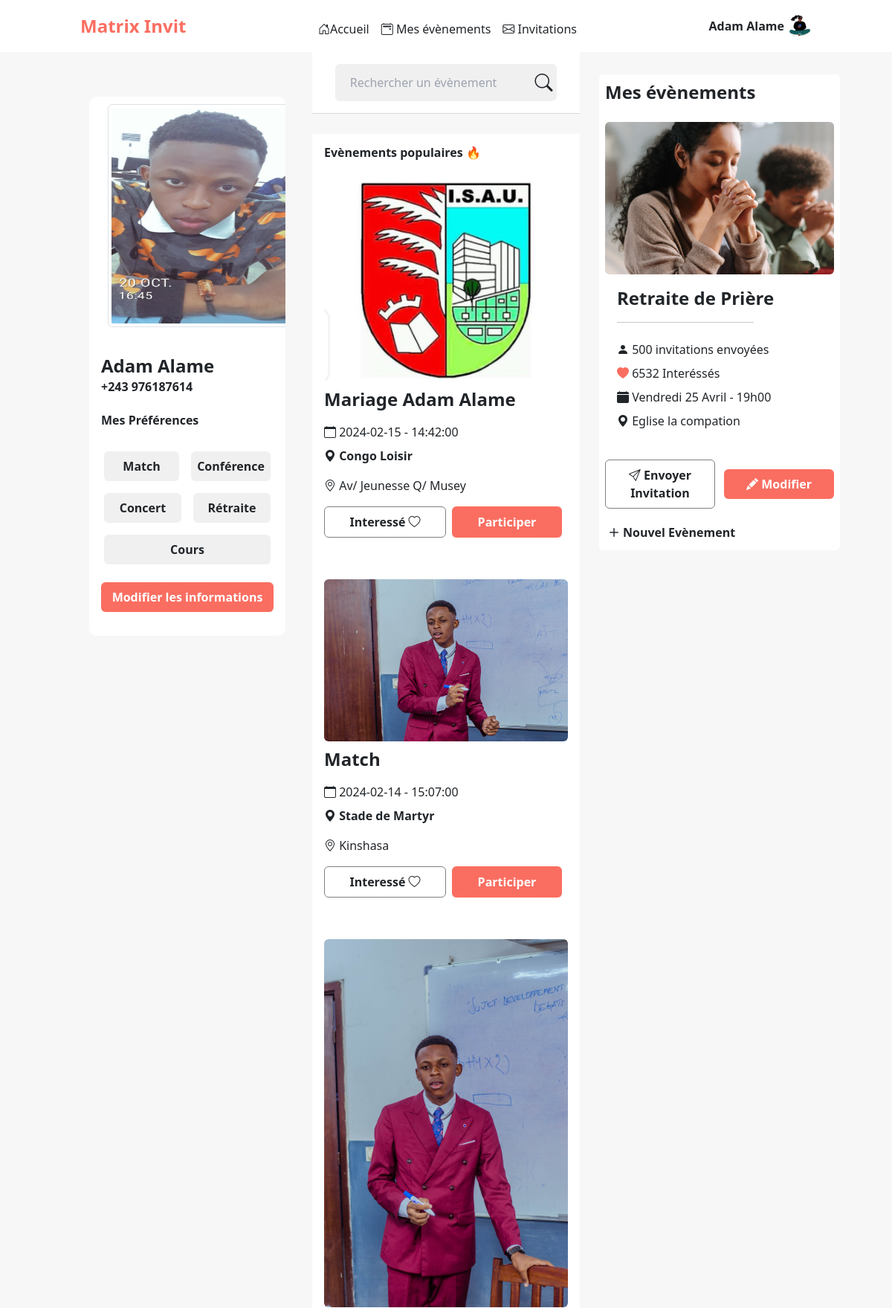
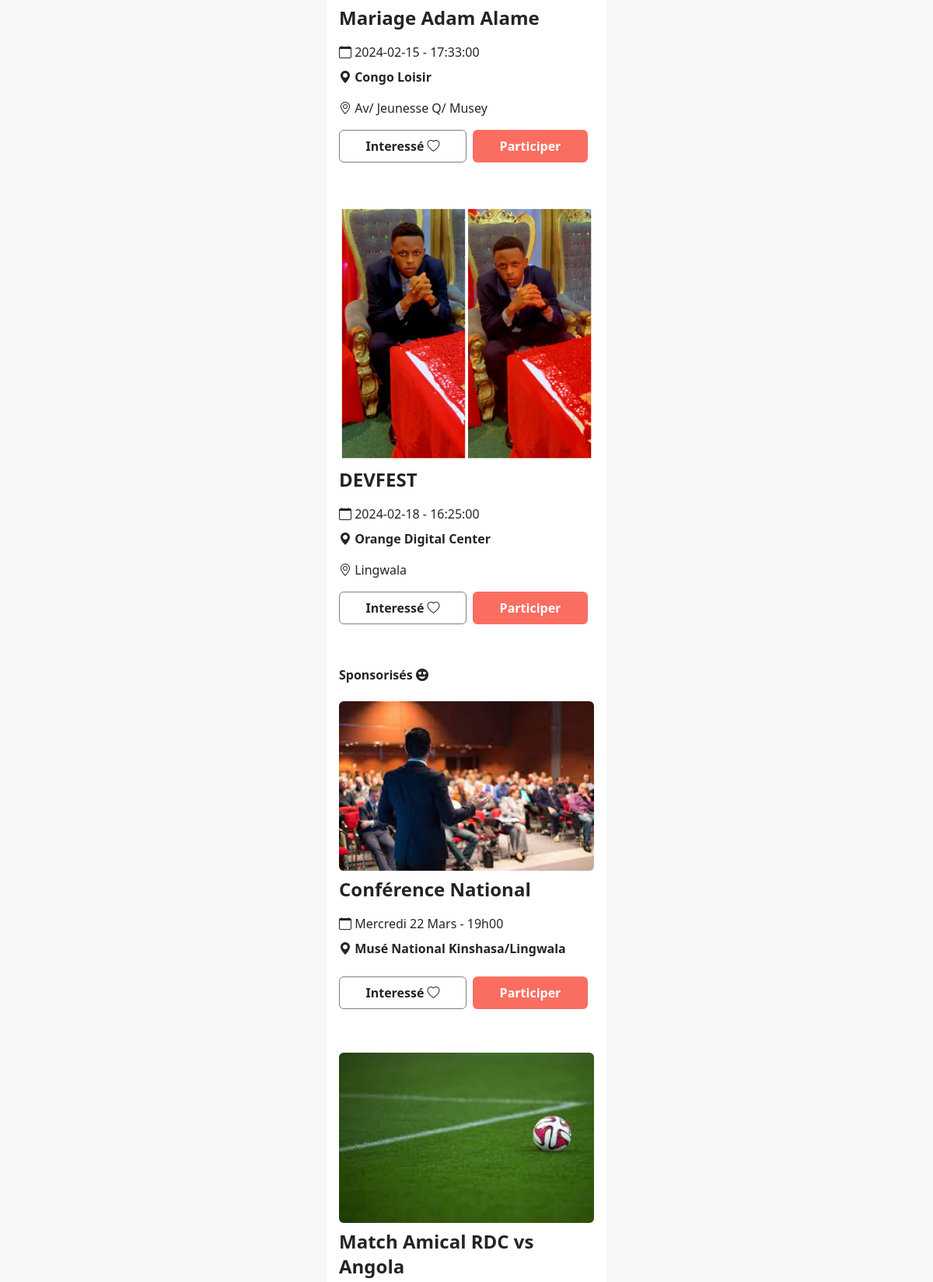
/tableau.php (signed in, upper part), run on the app's committed database (2 pictures, top to bottom).
### tables this page shows
CREATE TABLE IF NOT EXISTS `evenements` (
  `Id_Evenement` int(11) NOT NULL AUTO_INCREMENT,
  `Titre` varchar(50) DEFAULT NULL,
  `Date_Event` date DEFAULT NULL,
  `Lieu` varchar(30) DEFAULT NULL,
  `Affiche` text,
  `Adresse` varchar(50) DEFAULT NULL,
  `Heure` time DEFAULT NULL,
  `Id_Categories_Evenement` int(11) DEFAULT NULL,
  `Type_Evenement` int(1) DEFAULT NULL,
  `mode` varchar(10) DEFAULT NULL,
  `Id_User` int(11) DEFAULT NULL,
  PRIMARY KEY (`Id_Evenement`),
  KEY `Id_Categories_Evenement` (`Id_Categories_Evenement`),
  KEY `Id_User` (`Id_User`)
);

### tableau.php (the view, shortened to what this page needs)
<?php
    include('config.php');
    $user = $_SESSION['user'] ;
    $telephone = $_SESSION['telephone'] ;
?>
<!DOCTYPE html>
<html lang="fr">
<head>
    <link rel="stylesheet" href="css/event.css">
    <link href="https://cdn.jsdelivr.net/npm/bootstrap@5.3.2/dist/css/bootstrap.min.css" rel="stylesheet">
    <link rel="stylesheet" href="https://cdn.jsdelivr.net/npm/bootstrap-icons@1.11.2/font/bootstrap-icons.min.css">
</head>
<body>
    <div class="menu flex items-center justify-between bg-white fixed">
        <a href="tableau.html" class="p-2">
            <h2 class="text-2xl font-bold">Matrix Invit</h2>
        </a>
        <nav class="flex items-center justify-center">
            <ul class="navbar">
                <li class="nav-item p-2">
                    <a href="tableau.html" class="nav-link text-center"><i class="bi bi-house-door"></i><span>Accueil</span></a>
                </li>
                <li class="nav-item p-2">
                    <a href="mesevenements.html" class="nav-link text-center"><i class="bi bi-calendar2-event"></i> <span>Mes évènements</span></a>
                </li>
                <li class="nav-item p-2">
                    <a href="invitations.html" class="nav-link text-center"><i class="bi bi-envelope"></i><span> Invitations</span></a>
                </li>
            </ul>
        </nav>
        <a href="profil.html" class="user flex text-dark items-center p-2">
            <span class="font-semibold"><?php echo $user; ?></span>
            <img class="rounded-full" src="images/home.png" alt="image_user" />
        </a>
    </div>
    <div class="search p-3 fixed bg-white flex items-center justify-center">
        <div class="flex items-center rounded">
            <input type="search" placeholder="Rechercher un évènement" /><i class="bi bi-search text-2xl cursor-pointer"></i>
        </div>
    </div>
    <div class="accueil absolute bg-white flex flex-col p-3 mb-4">
       <h2 class="mb-4 font-bold">Evènements populaires 🔥</h2>
               <?php
  $req = $bdd->query('SELECT * FROM evenements');
  while ($event = $req->fetch()) {
    echo '<div class="evenements flex flex-col mb-5">';
    echo '<img src="' . $event['Affiche'] . '" alt="" class="rounded w-100 mb-2">';
    echo '<h2 class="font-bold mb-3 text-2xl">' . $event['Titre'] . '</h2>';
    echo '<p class="mb-2"><span><ii class="bi bi-calendar"></ii></span> ' . $event['Date_Event'] . ' - ' . $event['Heure'] . '</p>';
    echo '<p class="font-bold mb-3"><i class="bi bi-geo-alt-fill"></i> ' . $event['Lieu'] . '</p>';
    echo '<p class="mb-2"><i class="bi bi-geo-alt"></i> ' . $event['Adresse'] . '</p>';
    echo '<div class="avis flex items-center justify-between text-center">';
    echo '<div onclick="userInteresse()" class="interesse flex items-center rounded cursor-pointer">';
    echo '<p class="w-100 p-2 font-bold"><span class="ctr"></span> Interessé <span><i class="heart bi bi-heart"></i></span></p>';
    echo '</div>';
    echo '<div class="participe p-2">';
    echo '<button onclick="participeEvent()" class="rounded text-white font-semibold w-100">Participer</button>';
    echo '</div>';
    echo '</div>';
    echo '</div>';
}
?>
        <h2 class="mb-4 font-bold">Sponsorisés <i class="bi bi-emoji-heart-eyes-fill"></i></h2>
        <div class="evenements flex flex-col mb-5">
            <img src="images/conf.jpeg" alt="" class="rounded w-100 mb-2">
            <h2 class="font-bold mb-3 text-2xl">Conférence National</h2>
            <p class="mb-2"><span><ii class="bi bi-calendar"></ii></span> Mercredi 22 Mars - 19h00</p>
            <p class="font-bold mb-3"><i class="bi bi-geo-alt-fill"></i> Musé National Kinshasa/Lingwala</p>
            <div class="avis flex items-center justify-between text-center">
                <div onclick="userInteresse()" class="interesse flex items-center rounded cursor-pointer">
                    <p class="w-100 p-2 font-bold"><span class="ctr"></span> Interessé <span><i class="heart bi bi-heart"></i></span></p>
                </div>
                <div class="participe p-2">
                    <button class="rounded text-white font-semibold w-100">Participer</button>
                </div>
            </div>
        </div>
        <div class="evenements flex flex-col mb-5">
            <img src="images/match.jpeg" alt="" class="rounded w-100 mb-2">
            <h2 class="font-bold mb-3 text-2xl">Match Amical RDC vs Angola</h2>
        </div>
    </div>
    <div class="profil fixed bg-white flex-col">
         <?php
if (!isset($_SESSION['image'])) {
  $errorMessage = "L'image n'est pas définie dans la session.";
} else {
  if (empty($_SESSION['image'])) {
    $errorMessage = "L'image est vide.";
  } else {
    $image = $_SESSION['image'];
    if (!file_exists($image)) {
      $errorMessage = "Le fichier image n'existe pas.";
    } else {
      $width = 200;
      $height = 300;
      $maxSize = max($width, $height);
      $marginTop = 10;
      $marginRight = 15;
      $marginBottom = 20;
      $marginLeft = 25;
      echo '<img src="' . $image . '" class="img-fluid img-thumbnail" style="width: ' . $maxSize . 'px; height: ' . $maxSize . 'px; margin-top: ' . $marginTop . 'px; margin-right: ' . $marginRight . 'px; margin-bottom: ' . $marginBottom . 'px; margin-left: ' . $marginLeft . 'px;">';
    }
  }
}
?>
        <div class="information p-3 w-100 mb-3">
            <p class="font-bold md:text-2xl"><?php echo $user ;  ?></p>
            <p class="font-semibold mb-4">+243 <?php echo $telephone; ?></p>
            <h2 class="font-semibold mb-3">
                Mes Préférences
            </h2>
            <div class="row gap-3 mb-2 text-center p-3">
                <div class="prefer col font-semibold p-2 rounded">
                    Match
                </div>
                <div class="prefer col font-semibold p-2 rounded">
                    Conférence
                </div>
                <div class="prefer col font-semibold p-2 rounded">
                    Concert
                </div>
                <div class="prefer col font-semibold p-2 rounded">
                    Rétraite
                </div>
                <div class="prefer col font-semibold p-2 rounded">
                    Cours
                </div>
            </div>
            <button class="w-100 font-semibold text-white rounded">Modifier les informations</button>
        </div>
    </div>
    <div class="infos fixed rounded bg-white p-2">
        <h2 class="font-semibold text-2xl mb-4">Mes évènements</h2>
        <div class="evenement items-center w-100 mb-3">
            <img class="rounded col" src="images/prieres.jpg" alt="">
            <div class="infos-events mb-2 col p-3">
                <h5 class="font-semibold text-2xl mb-3">Retraite de Prière</h5>
                <hr class="col-md-8 mb-4">
                <p class="mb-2"><span><i class="bi bi-person-fill"></i></span> 500 invitations envoyées</p>
                <p class="mb-2"><span style="color: #FA6E61;"><i class="bi bi-heart-fill"></i></span> 6532 Interéssés</p>
                <p class="mb-2"><span><i class="bi bi-calendar-fill"></i></span> Vendredi 25 Avril - 19h00</p>
                <p class="mb-2"><span><i class="bi bi-geo-alt-fill"></i> Eglise la compation</span></p>
            </div>
        </div>
        <div class="flex items-center justify-between mb-3 w-full">
            <button class="ajouter rounded font-semibold"><span><i class="bi bi-send"></i></span> Envoyer Invitation</button>
            <button class="mod rounded text-white font-semibold"><span><i class="bi bi-pencil-fill"></i></span> Modifier</button>
        </div>
        <button class="newEvenr font-semibold flex items-center"><span><i class="bi bi-plus text-2xl"></i></span> Nouvel Evènement</button>
    </div>
    <script src="https://cdn.tailwindcss.com"></script>
</body>
</html>

### css/event.css (style rules this page uses)
* { list-style: none; text-decoration: none!important; box-sizing: border-box; }
body { background-color: rgba(217, 217, 217, .2)!important; }
.search { top: 70px; left: 35%; right: 35%; border-bottom: 1px solid rgb(217, 217, 217); z-index: 40; }
.search div { background-color: rgba(217, 217, 217, .4); width: 91%; height: 50px; }
.search div input { background-color: transparent; height: 100%; outline: none; padding-left: 20px; width: 90%; }
.menu { padding: 0 100px; height: 70px; top: 0; width: 100%; z-index: 50; }
.menu a h2 { color: #FA6E61; }
.menu nav { margin-top: 7px; }
.menu .user img { width: 2rem; margin-left: 5px; height: 2rem; }
.accueil { right: 35%; left: 35%; top: 180px; }
.evenements .avis .interesse { border: 1px solid gray; width: 50%; }
.evenements .avis .participe { width: 50%; }
.evenements .avis .participe button { background-color: #FA6E61; padding: 9px 0; }
.profil { top: 130px; left: 120px; width: 22%; display: flex; overflow: hidden; border-radius: 10px; }
.profil .information button { background-color: #FA6E61; padding: 8px; }
.profil .prefer { background-color: rgba(217, 217, 217, .4); }
.infos { top: 100px; right: 70px; width: 27%; display: block; }
.infos div button { width: 48%; padding: 8px; }
.infos div .ajouter { border: 1px solid grey; }
.infos div .mod { background-color: #FA6E61; }

### data on the page
evenements: Affiche (picture), Titre "Mariage Adam Alame", Date_Event "2024-02-15", Heure "14:42:00", Lieu "Congo Loisir", Adresse "Av/ Jeunesse Q/ Musey"
evenements: Affiche (picture), Titre "Match", Date_Event "2024-02-14", Heure "15:07:00", Lieu "Stade de Martyr", Adresse "Kinshasa"
evenements: Affiche (picture), Titre "Mariage Adam Alame", Date_Event "2024-02-15", Heure "17:33:00", Lieu "Congo Loisir", Adresse "Av/ Jeunesse Q/ Musey"
evenements: Affiche (picture), Titre "DEVFEST", Date_Event "2024-02-18", Heure "16:25:00", Lieu "Orange Digital Center", Adresse "Lingwala"

### other printed values
$user "Adam Alame"
$telephone "976187614"
